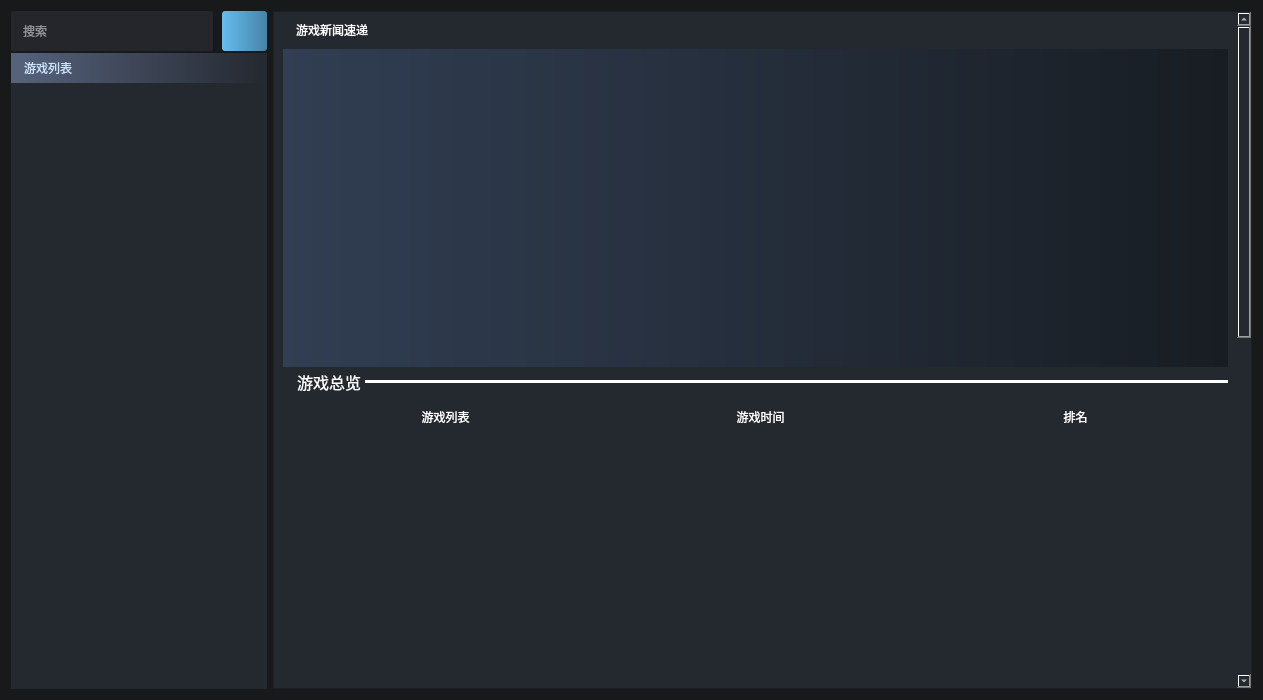
<?xml version="1.0" encoding="UTF-8"?>
<ui version="4.0">
 <class>UserGameWidget</class>
 <widget class="QWidget" name="UserGameWidget">
  <property name="geometry">
   <rect>
    <x>0</x>
    <y>0</y>
    <width>1263</width>
    <height>700</height>
   </rect>
  </property>
  <property name="sizePolicy">
   <sizepolicy hsizetype="MinimumExpanding" vsizetype="MinimumExpanding">
    <horstretch>0</horstretch>
    <verstretch>0</verstretch>
   </sizepolicy>
  </property>
  <property name="minimumSize">
   <size>
    <width>1263</width>
    <height>700</height>
   </size>
  </property>
  <property name="windowTitle">
   <string>Form</string>
  </property>
  <property name="styleSheet">
   <string notr="true">QListWidget{
	border:0px;
}

*{
	color:rgb(255, 255, 255);	
	font: 9pt &quot;Segoe UI&quot;;
	background-color: rgb(36, 40, 47);
}

#UserGameWidget{	
	background-color: rgb(23, 25, 27);
}
#search_edit{
	background-color: rgb(36, 38, 44);
	border: 0px;
	padding-left:10px;
	border-radius:2px;
}</string>
  </property>
  <layout class="QFormLayout" name="formLayout">
   <item row="0" column="0">
    <layout class="QVBoxLayout" name="verticalLayout">
     <property name="spacing">
      <number>2</number>
     </property>
     <item>
      <layout class="QHBoxLayout" name="searchLayout">
       <property name="spacing">
        <number>9</number>
       </property>
       <item>
        <widget class="QLineEdit" name="search_edit">
         <property name="sizePolicy">
          <sizepolicy hsizetype="Expanding" vsizetype="Minimum">
           <horstretch>0</horstretch>
           <verstretch>0</verstretch>
          </sizepolicy>
         </property>
         <property name="minimumSize">
          <size>
           <width>0</width>
           <height>40</height>
          </size>
         </property>
         <property name="styleSheet">
          <string notr="true">#search_edit:pressed{
	border: 2px;
}</string>
         </property>
         <property name="text">
          <string/>
         </property>
         <property name="echoMode">
          <enum>QLineEdit::Normal</enum>
         </property>
         <property name="placeholderText">
          <string>搜索</string>
         </property>
        </widget>
       </item>
       <item>
        <widget class="QToolButton" name="search_btn">
         <property name="sizePolicy">
          <sizepolicy hsizetype="Minimum" vsizetype="Minimum">
           <horstretch>0</horstretch>
           <verstretch>0</verstretch>
          </sizepolicy>
         </property>
         <property name="minimumSize">
          <size>
           <width>45</width>
           <height>0</height>
          </size>
         </property>
         <property name="styleSheet">
          <string notr="true">#search_btn{
	background-color: qlineargradient(spread:pad, x1:0, y1:0, x2:1, y2:0, stop:0 rgb(101, 189, 240), stop:1 rgb(70, 131, 167) );
	border-style:none;
	color: rgb(255, 255, 255);
	border-radius:3px;		
	font: 8pt &quot;微软雅黑&quot;;
}
#search_btn:hover{
	background-color: qlineargradient(spread:pad, x1:0, y1:0, x2:1, y2:0, stop:0  rgb(95, 194, 240), stop:1 rgb(85, 161, 204) );
	border-style:none;
	border-radius:3px;
	font: 8pt &quot;微软雅黑&quot;;
}

#search_btn:pressed{
	
	background-color: qlineargradient(spread:pad, x1:0, y1:0, x2:1, y2:0, stop:0  rgb(101, 189, 240), stop:0.5 rgb(105, 197, 250), stop:1 rgb(87, 163, 207) );
	border-style:none;
	border-radius:3px;	
	font: 8pt &quot;微软雅黑&quot;;
}




</string>
         </property>
         <property name="text">
          <string/>
         </property>
         <property name="icon">
          <iconset>
           <normaloff>../res/search.png</normaloff>../res/search.png</iconset>
         </property>
         <property name="iconSize">
          <size>
           <width>32</width>
           <height>32</height>
          </size>
         </property>
         <property name="checkable">
          <bool>false</bool>
         </property>
         <property name="checked">
          <bool>false</bool>
         </property>
         <property name="autoRepeat">
          <bool>false</bool>
         </property>
         <property name="autoExclusive">
          <bool>false</bool>
         </property>
         <property name="autoRaise">
          <bool>false</bool>
         </property>
        </widget>
       </item>
      </layout>
     </item>
     <item>
      <layout class="QVBoxLayout" name="usergamelayout">
       <property name="spacing">
        <number>0</number>
       </property>
       <item>
        <widget class="QLabel" name="label_7">
         <property name="sizePolicy">
          <sizepolicy hsizetype="Preferred" vsizetype="Minimum">
           <horstretch>0</horstretch>
           <verstretch>0</verstretch>
          </sizepolicy>
         </property>
         <property name="minimumSize">
          <size>
           <width>0</width>
           <height>30</height>
          </size>
         </property>
         <property name="styleSheet">
          <string notr="true">color: rgb(202, 228, 251);
padding-left:10px;
background-color: qlineargradient(spread:pad, x1:0, y1:0, x2:1, y2:0, stop:0 rgb(86, 99, 124), stop:1 rgb(36, 40, 48));
border: 0px;
margin: 0px;
</string>
         </property>
         <property name="text">
          <string>游戏列表</string>
         </property>
         <property name="alignment">
          <set>Qt::AlignLeading|Qt::AlignLeft|Qt::AlignVCenter</set>
         </property>
         <property name="wordWrap">
          <bool>false</bool>
         </property>
        </widget>
       </item>
       <item>
        <widget class="QListWidget" name="gameList">
         <property name="spacing">
          <number>0</number>
         </property>
        </widget>
       </item>
      </layout>
     </item>
    </layout>
   </item>
   <item row="0" column="1">
    <widget class="QScrollArea" name="scrollArea">
     <property name="sizePolicy">
      <sizepolicy hsizetype="MinimumExpanding" vsizetype="MinimumExpanding">
       <horstretch>0</horstretch>
       <verstretch>0</verstretch>
      </sizepolicy>
     </property>
     <property name="minimumSize">
      <size>
       <width>910</width>
       <height>630</height>
      </size>
     </property>
     <property name="styleSheet">
      <string notr="true">QScrollArea#scrollArea{
	border: 0px;	
	font: 16pt &quot;微软雅黑&quot;;
}
QScrollArea QScrollBar:vertical
{	width:10px;
 	background:transparent;
	margin:0px,0px,0px,0px;
    padding-top:0px;
	padding-bottom:0px;
	border-radius:4px;
}

QScrollArea QScrollBar::handle:vertical
{
	background:rgb(118, 119, 121);
    border-radius:4px;
}
 
QScrollArea QScrollBar::handle:vertical:hover
{
	background:rgb(161, 163, 165);
    border-radius:4px;
}


QScrollArea QScrollBar::add-page:vertical,QScrollBar::sub-page:vertical
{
    background:transparent;
	border-radius:4px;
}/*设置滑块滑动后一端槽的背景透明*/

QScrollArea QScrollBar::add-line:vertical,QScrollBar::sub-line:vertical
{
      height:0px;
	width:0px;
};/*去掉上下箭头*/
</string>
     </property>
     <property name="verticalScrollBarPolicy">
      <enum>Qt::ScrollBarAlwaysOn</enum>
     </property>
     <property name="horizontalScrollBarPolicy">
      <enum>Qt::ScrollBarAsNeeded</enum>
     </property>
     <property name="widgetResizable">
      <bool>true</bool>
     </property>
     <widget class="QWidget" name="scrollAreaWidgetContents">
      <property name="geometry">
       <rect>
        <x>0</x>
        <y>0</y>
        <width>969</width>
        <height>1400</height>
       </rect>
      </property>
      <property name="sizePolicy">
       <sizepolicy hsizetype="MinimumExpanding" vsizetype="MinimumExpanding">
        <horstretch>0</horstretch>
        <verstretch>0</verstretch>
       </sizepolicy>
      </property>
      <property name="minimumSize">
       <size>
        <width>910</width>
        <height>1400</height>
       </size>
      </property>
      <property name="styleSheet">
       <string notr="true">*{
	padding-left:10px;
	font: 75 12pt &quot;微软雅黑&quot;;
	background-color: rgb(36, 40, 47);
	border: 0px;
}

#gameupdate,#gameplay{
	background-color: qlineargradient(spread:pad, x1:0, y1:0, x2:1, y2:0, stop:0 rgb(33, 36, 43), stop:1 rgb(36, 40, 47));
}</string>
      </property>
      <layout class="QVBoxLayout" name="verticalLayout_2">
       <property name="spacing">
        <number>0</number>
       </property>
       <item>
        <layout class="QVBoxLayout" name="verticalLayout_3">
         <property name="spacing">
          <number>10</number>
         </property>
         <item>
          <widget class="QLabel" name="label_8">
           <property name="text">
            <string>游戏新闻速递</string>
           </property>
          </widget>
         </item>
         <item>
          <widget class="QListWidget" name="gamedynamic">
           <property name="styleSheet">
            <string notr="true">background-color: qlineargradient(spread:pad, x1:0, y1:0, x2:1, y2:0, stop:0 rgb(49, 62, 83), stop:1 rgb(24, 29, 35));</string>
           </property>
           <property name="flow">
            <enum>QListView::LeftToRight</enum>
           </property>
           <property name="isWrapping" stdset="0">
            <bool>false</bool>
           </property>
           <property name="viewMode">
            <enum>QListView::IconMode</enum>
           </property>
          </widget>
         </item>
        </layout>
       </item>
       <item>
        <layout class="QVBoxLayout" name="gameoverviewLayout">
         <property name="spacing">
          <number>0</number>
         </property>
         <item>
          <layout class="QHBoxLayout" name="horizontalLayout_4">
           <item>
            <widget class="QLabel" name="label">
             <property name="sizePolicy">
              <sizepolicy hsizetype="Fixed" vsizetype="Preferred">
               <horstretch>0</horstretch>
               <verstretch>0</verstretch>
              </sizepolicy>
             </property>
             <property name="minimumSize">
              <size>
               <width>0</width>
               <height>30</height>
              </size>
             </property>
             <property name="font">
              <font>
               <family>微软雅黑</family>
               <pointsize>12</pointsize>
               <weight>9</weight>
               <italic>false</italic>
               <bold>false</bold>
              </font>
             </property>
             <property name="text">
              <string>游戏总览</string>
             </property>
             <property name="alignment">
              <set>Qt::AlignLeading|Qt::AlignLeft|Qt::AlignVCenter</set>
             </property>
            </widget>
           </item>
           <item>
            <widget class="Line" name="line">
             <property name="styleSheet">
              <string notr="true">background-color: rgb(255, 255, 255);</string>
             </property>
             <property name="frameShadow">
              <enum>QFrame::Sunken</enum>
             </property>
             <property name="orientation">
              <enum>Qt::Horizontal</enum>
             </property>
            </widget>
           </item>
          </layout>
         </item>
         <item>
          <layout class="QHBoxLayout" name="horizontalLayout">
           <item>
            <widget class="QLabel" name="label_3">
             <property name="minimumSize">
              <size>
               <width>0</width>
               <height>40</height>
              </size>
             </property>
             <property name="text">
              <string>游戏列表</string>
             </property>
             <property name="alignment">
              <set>Qt::AlignCenter</set>
             </property>
            </widget>
           </item>
           <item>
            <widget class="QLabel" name="label_4">
             <property name="minimumSize">
              <size>
               <width>0</width>
               <height>30</height>
              </size>
             </property>
             <property name="text">
              <string>游戏时间</string>
             </property>
             <property name="alignment">
              <set>Qt::AlignCenter</set>
             </property>
            </widget>
           </item>
           <item>
            <widget class="QLabel" name="label_2">
             <property name="minimumSize">
              <size>
               <width>0</width>
               <height>30</height>
              </size>
             </property>
             <property name="text">
              <string>排名</string>
             </property>
             <property name="alignment">
              <set>Qt::AlignCenter</set>
             </property>
            </widget>
           </item>
          </layout>
         </item>
         <item>
          <widget class="QListWidget" name="gameoverview"/>
         </item>
        </layout>
       </item>
       <item>
        <layout class="QVBoxLayout" name="gameplayLayout">
         <property name="spacing">
          <number>0</number>
         </property>
         <item>
          <layout class="QHBoxLayout" name="horizontalLayout_5">
           <property name="spacing">
            <number>0</number>
           </property>
           <item>
            <widget class="QLabel" name="label_5">
             <property name="sizePolicy">
              <sizepolicy hsizetype="Fixed" vsizetype="Preferred">
               <horstretch>0</horstretch>
               <verstretch>0</verstretch>
              </sizepolicy>
             </property>
             <property name="minimumSize">
              <size>
               <width>20</width>
               <height>30</height>
              </size>
             </property>
             <property name="styleSheet">
              <string notr="true">background-color: qlineargradient(spread:pad, x1:0, y1:0, x2:1, y2:0, stop:0 rgb(33, 36, 43), stop:1 rgb(36, 40, 47));</string>
             </property>
             <property name="text">
              <string>正在玩的游戏列表</string>
             </property>
             <property name="alignment">
              <set>Qt::AlignLeading|Qt::AlignLeft|Qt::AlignVCenter</set>
             </property>
            </widget>
           </item>
           <item>
            <widget class="Line" name="line_2">
             <property name="styleSheet">
              <string notr="true">background-color: rgb(255, 255, 255);</string>
             </property>
             <property name="orientation">
              <enum>Qt::Horizontal</enum>
             </property>
            </widget>
           </item>
          </layout>
         </item>
         <item>
          <widget class="QListWidget" name="gameplay">
           <property name="flow">
            <enum>QListView::LeftToRight</enum>
           </property>
          </widget>
         </item>
        </layout>
       </item>
       <item>
        <layout class="QVBoxLayout" name="gameupdateLayout_2">
         <property name="spacing">
          <number>0</number>
         </property>
         <item>
          <layout class="QHBoxLayout" name="horizontalLayout_7">
           <item>
            <widget class="QLabel" name="label_6">
             <property name="sizePolicy">
              <sizepolicy hsizetype="Fixed" vsizetype="Preferred">
               <horstretch>0</horstretch>
               <verstretch>0</verstretch>
              </sizepolicy>
             </property>
             <property name="minimumSize">
              <size>
               <width>0</width>
               <height>30</height>
              </size>
             </property>
             <property name="styleSheet">
              <string notr="true">background-color: qlineargradient(spread:pad, x1:0, y1:0, x2:1, y2:0, stop:0 rgb(33, 36, 43), stop:1 rgb(36, 40, 47));</string>
             </property>
             <property name="text">
              <string>需要更新的游戏列表</string>
             </property>
             <property name="alignment">
              <set>Qt::AlignLeading|Qt::AlignLeft|Qt::AlignVCenter</set>
             </property>
            </widget>
           </item>
           <item>
            <widget class="Line" name="line_4">
             <property name="styleSheet">
              <string notr="true">background-color: rgb(255, 255, 255);</string>
             </property>
             <property name="orientation">
              <enum>Qt::Horizontal</enum>
             </property>
            </widget>
           </item>
          </layout>
         </item>
         <item>
          <widget class="QListWidget" name="gameupdate">
           <property name="flow">
            <enum>QListView::LeftToRight</enum>
           </property>
           <property name="spacing">
            <number>0</number>
           </property>
           <property name="viewMode">
            <enum>QListView::ListMode</enum>
           </property>
          </widget>
         </item>
        </layout>
       </item>
      </layout>
     </widget>
    </widget>
   </item>
  </layout>
 </widget>
 <resources/>
 <connections/>
</ui>
